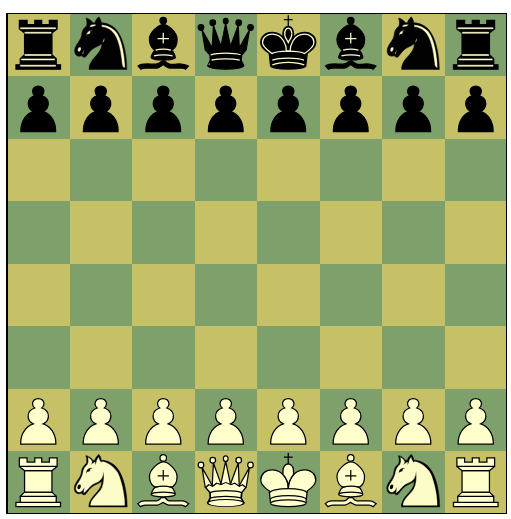
#> input picture endtest/end (1).png, 511 x 519 px, found by its file name; its folder holds 4 pictures in this run
$ python margeJOduo.py
#> lines starting #> are read from the running program, lines starting #| are printed output that depends on the picture; after the words box and inside, x2 and y2 are one past the last pixel; in counts of white or black regions, pixels touching at a corner belong together
import cv2
import numpy as np
from skimage.metrics import structural_similarity as ssim


is_move_Castling = [[0,0,0],[0,0,0]]
turn_count = 1  # 턴을 관리할 변수
board_state = [
    ["BR", "BN", "BB", "BQ", "BK", "BB", "BN", "BR"],  # 백 기물의 첫 번째 줄
    ["BP", "BP", "BP", "BP", "BP", "BP", "BP", "BP"],  # 백 폰의 줄
    [None, None, None, None, None, None, None, None],  # 빈 칸
    [None, None, None, None, None, None, None, None],  # 빈 칸
    [None, None, None, None, None, None, None, None],  # 빈 칸
    [None, None, None, None, None, None, None, None],  # 빈 칸
    ["WP", "WP", "WP", "WP", "WP", "WP", "WP", "WP"],  # 흑 폰의 줄
    ["WR", "WN", "WB", "WQ", "WK", "WB", "WN", "WR"]   # 흑 기물의 첫 번째 줄
]


# 사진을 체스판으로 자르기
def detect_and_crop_chessboard(image_path):
    # 이미지 불러오기
#> called with image_path = 'endtest\\end (1).png'
    image = cv2.imread(image_path)
#> image is the input picture: shape (519, 511, 3); mean B, G, R 108.7, 168.1, 156.4
    if image is None:
        print("이미지를 불러올 수 없습니다. 경로를 확인하세요.")
        return None

    # 이미지를 그레이스케일로 변환
    gray = cv2.cvtColor(image, cv2.COLOR_BGR2GRAY)

    # 블러를 적용해 노이즈 줄이기
    blurred = cv2.GaussianBlur(gray, (5, 5), 0)

    # 에지 검출 (Canny Edge Detection)
    edges = cv2.Canny(blurred, 50, 150)
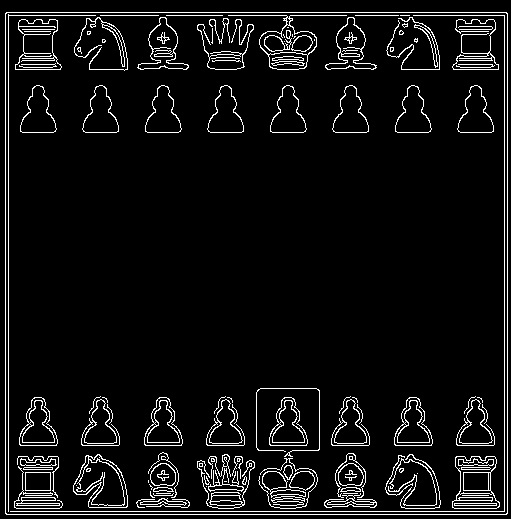
#> edges: shape (519, 511); 6.3% white in thin lines or dots

    # 윤곽선 찾기
    contours, _ = cv2.findContours(edges, cv2.RETR_EXTERNAL, cv2.CHAIN_APPROX_SIMPLE)
#> contours = 1 item

    # 가장 큰 사각형 윤곽선을 찾기 (체스판을 가정)
    max_contour = max(contours, key=cv2.contourArea)
#> max_contour = [[6, 12], [5, 13], [5, 513], [6, 514], [506, 514], [507, 513], [507, 13], [506, 12]]

    # 체스판 윤곽선을 사각형으로 근사화
    epsilon = 0.02 * cv2.arcLength(max_contour, True)
#> epsilon = 40.11
    approx = cv2.approxPolyDP(max_contour, epsilon, True)
#> approx = [[6, 12], [5, 513], [506, 514], [507, 13]]

    if len(approx) == 4:  # 사각형인지 확인
        # 사각형의 네 점을 얻어서 정렬
        pts = approx.reshape(4, 2)
#> pts = [[6, 12], [5, 513], [506, 514], [507, 13]]
        rect = np.zeros((4, 2), dtype="float32")

        # 점을 위쪽 좌우, 아래쪽 좌우 순으로 정렬
        s = pts.sum(axis=1)
#> s = [18, 518, 1020, 520]
        rect[0] = pts[np.argmin(s)]
        rect[2] = pts[np.argmax(s)]

        diff = np.diff(pts, axis=1)
#> diff = [6, 508, 8, -494]
        rect[1] = pts[np.argmin(diff)]
        rect[3] = pts[np.argmax(diff)]

        # 체스판을 정사각형으로 변환 (워핑)
        (tl, tr, br, bl) = rect
        maxWidth = int(max(np.linalg.norm(br - bl), np.linalg.norm(tr - tl)))
        maxHeight = int(max(np.linalg.norm(tr - br), np.linalg.norm(tl - bl)))

        dst = np.array([
            [0, 0],
            [maxWidth - 1, 0],
            [maxWidth - 1, maxHeight - 1],
            [0, maxHeight - 1]], dtype="float32")

        M = cv2.getPerspectiveTransform(rect, dst)
        cropped_chessboard = cv2.warpPerspective(image, M, (maxWidth, maxHeight))
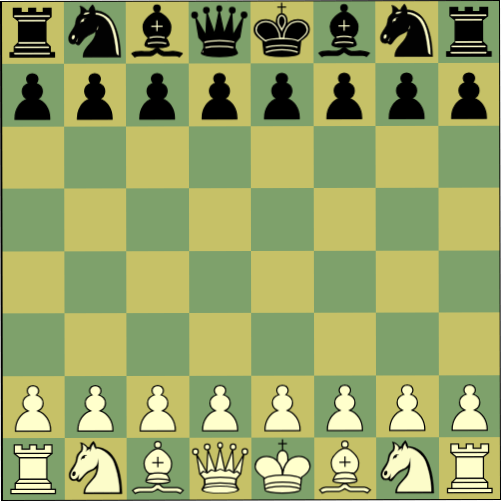
#> cropped_chessboard: shape (501, 501, 3); mean B, G, R 101, 163.6, 151.3
#> call 2 of detect_and_crop_chessboard, with image_path = 'endtest\\end (2).png'
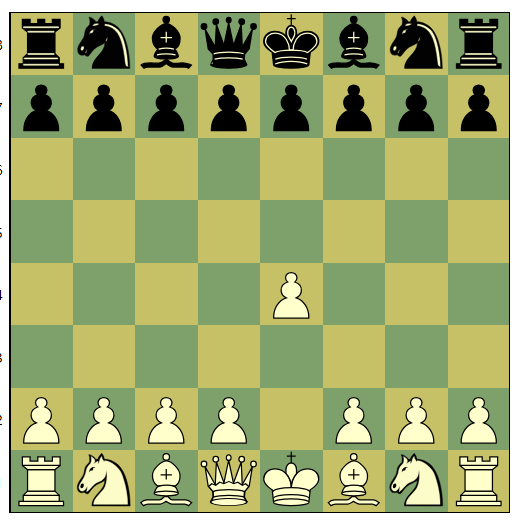
#> input picture endtest/end (2).png, 519 x 520 px, found by its file name
#> in detect_and_crop_chessboard, image is the input picture: shape (520, 519, 3); mean B, G, R 111.2, 169.6, 158.1
#> in detect_and_crop_chessboard (call 2), `blurred = cv2.GaussianBlur(gray, (5, 5), 0)`:
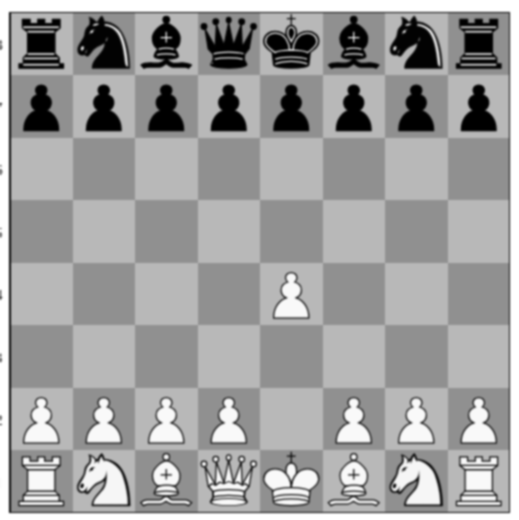
#> blurred: shape (520, 519); min 0, max 255, mean 159.3
#> in detect_and_crop_chessboard (call 2), `edges = cv2.Canny(blurred, 50, 150)`:
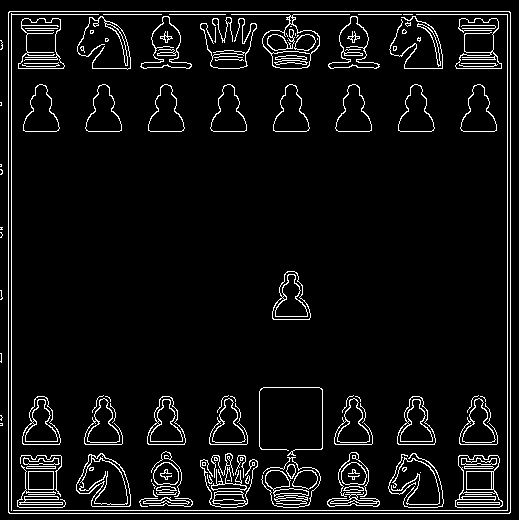
#> edges: shape (520, 519); 6.2% white in thin lines or dots
#> in detect_and_crop_chessboard (call 2), `contours, _ = cv2.findContours(edges, cv2.RETR_EXTERNAL, cv2.CHAIN_APP..`: contours = 11 contours, 10 with area under 20; largest, box (x1, y1, x2, y2) and area: (8, 11, 511, 514) 252002
#> in detect_and_crop_chessboard (call 2), `max_contour = max(contours, key=cv2.contourArea)`: max_contour = [[9, 11], [8, 12], [8, 512], [9, 513], [509, 513], [510, 512], [510, 12], [509, 11]]
#> in detect_and_crop_chessboard (call 2), `approx = cv2.approxPolyDP(max_contour, epsilon, True)`: approx = [[9, 11], [8, 512], [509, 513], [510, 12]]
#> in detect_and_crop_chessboard (call 2), `s = pts.sum(axis=1)`: s = [20, 520, 1022, 522]
#> in detect_and_crop_chessboard (call 2), `diff = np.diff(pts, axis=1)`: diff = [2, 504, 4, -498]

        # 체스판만 잘라낸 이미지 반환
        return cropped_chessboard
    else:
        print("체스판을 인식하지 못했습니다.")
        return None
# 체스판을 8x8로 자르고 리스트로 만들기 ( (i, j) i는 세로축, j는 가로축 / 왼쪽 위부터 0 )
def split_chessboard(image):
    board_size = 8  # 체스판은 8x8
    height, width = image.shape[:2]
    cell_width = width // board_size
    cell_height = height // board_size
    cells = []

    for i in range(board_size):
        row = []
        for j in range(board_size):
            x_start = j * cell_width
            y_start = i * cell_height
            cell = image[y_start:y_start + cell_height, x_start:x_start + cell_width]
            row.append(cell)
        cells.append(row)
#> after the loop, cells = 8 items

    return cells
#
def compare_cells(cell1, cell2):
    # Grayscale로 변환
    cell1_gray = cv2.cvtColor(cell1, cv2.COLOR_BGR2GRAY)
    cell2_gray = cv2.cvtColor(cell2, cv2.COLOR_BGR2GRAY)

    # 구조적 유사도 계산
    score, _ = ssim(cell1_gray, cell2_gray, full=True)
    return score

def detect_moves(initial_image, new_image):

    global board_state  # board_state를 전역 변수로 선언
    global turn_count   # turn_count를 전역 변수로 선언

    initial_board = split_chessboard(initial_image)
#> initial_board = 8 items
    new_board = split_chessboard(new_image)
#> new_board = 8 items
    moves = []

    for i in range(8):
        for j in range(8):
            similarity = compare_cells(initial_board[i][j], new_board[i][j])

            # SSIM이 0.9 이하이면 말의 이동이 있다고 간주
            if similarity < 0.9:
                moves.append((i, j))  # 이동된 위치 저장
#> this loop made 8 passes
#> pass 1, in compare_cells (call 3), `cell1_gray = cv2.cvtColor(cell1, cv2.COLOR_BGR2GRAY)`:
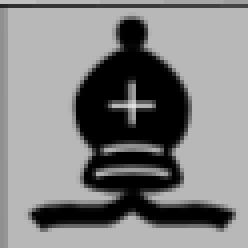
#> cell1_gray: shape (62, 62) (shown 4 times larger); min 0, max 225, mean 130.5
#> pass 1, in compare_cells (call 4), `cell1_gray = cv2.cvtColor(cell1, cv2.COLOR_BGR2GRAY)`:
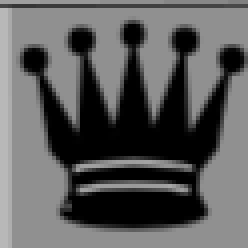
#> cell1_gray: shape (62, 62) (shown 4 times larger); min 0, max 184, mean 92.3
#> after the loop, moves = [(4, 4), (6, 4)]

    # 이동이 발생한 칸을 분석하여 어느 칸에서 어느 칸으로 이동했는지 판단
    if len(moves) == 2:
        Acell, Bcell = moves
#> Acell = (4, 4); Bcell = (6, 4)
        piece_A = board_state[Acell[0]][Acell[1]]
        piece_B = board_state[Bcell[0]][Bcell[1]]
#> piece_B = 'WP'

        if piece_A is not None and piece_B is None:
            if is_valid_move(piece_A, Acell, Bcell) == True:
                if ((piece_A=='WP' and Bcell[0] == 0) or (piece_A=='BP'and Bcell[0] == 7)): #프로모션 조건 확인
                    # A에 기물이 있고 B는 비어 있는 경우
                    perform_promotion(piece_A, Acell, Bcell)

                else:
                    # A에 기물이 있고 B는 비어 있는 경우
                    print(f"{piece_A}가 {Acell}에서 {Bcell}로 이동했습니다.")
                    board_state[Acell[0]][Acell[1]] = None  # A 위치를 빈칸으로
                    board_state[Bcell[0]][Bcell[1]] = piece_A  # B 위치로 이동
            else :
                print(f"규칙오류 : {piece_A}가 {Acell}에서 {Bcell}로 이동할 수 없습니다.")
                turn_count-=1

        elif piece_A is None and piece_B is not None:
            if is_valid_move(piece_B, Bcell, Acell) == True:
                if ((piece_B=='WP' and Acell[0] == 0) or (piece_B=='BP'and Acell[0] == 7)): #프로모션 조건 확인
                    # B에 기물이 있고 A는 비어 있는 경우
                    perform_promotion(piece_B, Bcell, Acell)
                else:
                # B에 기물이 있고 A는 비어 있는 경우
                    print(f"{piece_B}가 {Bcell}에서 {Acell}로 이동했습니다.")
                    board_state[Bcell[0]][Bcell[1]] = None  # B 위치를 빈칸으로
                    board_state[Acell[0]][Acell[1]] = piece_B  # A 위치로 이동
            else :
                print(f"규칙오류 : {piece_B}가 {Bcell}에서 {Acell}로 이동할 수 없습니다.")
                turn_count-=1
        else:
            if turn_count % 2 != 0:
                if board_state[Acell[0]][Acell[1]].startswith('W'):
                    startCell = Acell
                    start_piece = piece_A
                    endCell = Bcell
                    end_piece = piece_B
                else:
                    startCell = Bcell
                    start_piece = piece_B
                    endCell = Acell
                    end_piece = piece_A
            else:
                if board_state[Acell[0]][Acell[1]].startswith('W'):
                    startCell = Bcell
                    start_piece = piece_B
                    endCell = Acell
                    end_piece = piece_A
                else:
                    startCell = Acell
                    start_piece = piece_A
                    endCell = Bcell
                    end_piece = piece_B

            if is_valid_move(start_piece, startCell, endCell) == True:
                # 두 위치 모두 기물이 있는 경우 (기물 잡기 상황)
                if ((start_piece=='WP' and endCell[0] == 0) or (start_piece=='BP'and endCell[0] == 7)): #프로모션 조건 확인
                    perform_promotion(start_piece, startCell, endCell)

                elif end_piece.endswith('K'):       #게임 끝낫는지 확인
                    if turn_count % 2 != 0:  # 홀수 턴이면 백이 흑을 잡음
                        print(f"백의 {start_piece}가 {endCell}에서 흑의 {end_piece}를 잡으며 백이 승리합니다.")
                    else:  # 짝수 턴이면 흑이 백을 잡음
                        print(f"흑의 {start_piece}가 {endCell}에서 백의 {end_piece}를 잡으며 흑이 승리합니다.")
                    board_state[endCell[0]][endCell[1]] = start_piece  # B 위치로 A의 기물 이동
                    board_state[startCell[0]][startCell[1]] = None  # A 위치를 빈칸으로


                else:
                    if turn_count % 2 != 0:  # 홀수 턴이면 백이 흑을 잡음
                        print(f"백의 {start_piece}가 {endCell}에서 흑의 {end_piece}를 잡았습니다.")
                    else:  # 짝수 턴이면 흑이 백을 잡음
                        print(f"흑의 {start_piece}가 {endCell}에서 백의 {end_piece}를 잡았습니다.")
                    board_state[endCell[0]][endCell[1]] = start_piece  # B 위치로 A의 기물 이동
                    board_state[startCell[0]][startCell[1]] = None  # A 위치를 빈칸으로


            else :
                    if turn_count % 2 != 0:  # 홀수 턴이면 백이 흑을 잡음
                        print(f"규칙오류 : 백의 {piece_A}가 {Bcell}에서 흑의 {piece_B}를 잡을 수 없습니다.")
                        turn_count-=1
                    else:  # 짝수 턴이면 흑이 백을 잡음
                        print(f"규칙오류 : 흑의 {piece_A}가 {Bcell}에서 백의 {piece_B}를 잡을 수 없습니다.")
                        turn_count-=1

        # 턴 수 증가
        turn_count += 1

    elif len(moves) == 4:

        white_king_side = {(7, 4), (7, 6), (7, 7), (7, 5)}
        white_queen_side = {(7, 4), (7, 2), (7, 0), (7, 3)}
        black_king_side = {(0, 4), (0, 2), (0, 0), (0, 3)}
        black_queen_side = {(0, 4), (0, 6), (0, 7), (0, 5)}

        move_set = set(moves)
        if move_set == white_king_side or move_set == black_king_side:
            print("킹 사이드 캐슬링이 감지되었습니다.")
            perform_castling("king", move_set)
            return
        elif move_set == white_queen_side or move_set == black_queen_side:
            print("퀸 사이드 캐슬링이 감지되었습니다.")
            perform_castling("queen", move_set)
            return

    elif len(moves) == 3:
        for i in range(3):
            for j in range(i + 1, 3):
                pos1, pos2 = moves[i], moves[j]
                diffX = pos1[0] - pos2[0]
                diffY = pos1[1] - pos2[1]
                # 대각선 관계 확인
                if abs(diffX) == 1 and abs(diffY) == 1:
                    # 대각선 관계가 있는 경우 나머지 좌표를 target으로 설정
                    target = moves[3 - i - j]  # 남은 하나의 인덱스
                    if turn_count % 2 != 0:
                        if (diffX == -1 and diffY == 1):
                            En_type = 'angLW'
                        elif (diffX == -1 and diffY == -1):
                            En_type = 'angRW'
                    else:
                        if (diffX == -1 and diffY == 1):
                            En_type = 'angRB'
                        elif (diffX == -1 and diffY == -1):
                            En_type = 'angLB'

        perform_En_passant(En_type, target)

    else:
        print("이동을 감지하지 못했습니다. 또는 복수의 이동이 감지되었습니다.")

# [135 lines left out: functions perform_castling, perform_En_passant, perform_promotion, not called in this run]

def is_valid_move(piece, start, end):
    """
    체스 기물의 이동 규칙을 검사합니다. 캐슬링 조건 포함.
    :param piece: 이동하는 기물 (예: 'WP', 'BP', 'WR', 등)
    :param start: 시작 위치 (행, 열)
    :param end: 도착 위치 (행, 열)
    :return: 이동이 규칙에 맞는지 여부 (True / False)
    """
#> called with piece = 'WP', start = (6, 4), end = (4, 4)
    global is_move_Castling

    start_row, start_col = start
#> start_row = 6; start_col = 4
    end_row, end_col = end
#> end_row = 4; end_col = 4

    # 이동 차이 계산
    row_diff = end_row - start_row
#> row_diff = -2
    col_diff = end_col - start_col
#> col_diff = 0

    # 백 기물 (대문자로 시작)
    if piece.startswith('W'):
        # 폰
        if piece == 'WP':
            if start_row == 6:  # 초기 위치에서
                return ((row_diff == -2 and col_diff == 0 and board_state[end_row][end_col] is None) or
                        (row_diff == -1 and col_diff == 0 and board_state[end_row][end_col] is None) or
                        (row_diff == -1 and abs(col_diff) == 1 and board_state[end_row][end_col] is not None))
            else:  # 일반 이동
                return ((row_diff == -1 and col_diff == 0 and board_state[end_row][end_col] is None) or
                        (row_diff == -1 and abs(col_diff) == 1 and board_state[end_row][end_col] is not None) or
                        (row_diff == -1 and abs(col_diff) == 1 and board_state[end_row+1][end_col] is not None)) #앙파상 판별

        # 룩
        elif piece == 'WR':
            if start[0]==0 and start[1]==0:
                is_move_Castling[0][0]+=1
            if start[0]==0 and start[1]==7:
                is_move_Castling[0][2]+=1
            return (row_diff == 0 and col_diff != 0) or (row_diff != 0 and col_diff == 0)
        # 나이트
        elif piece == 'WN':
            return abs(row_diff) == 2 and abs(col_diff) == 1 or abs(row_diff) == 1 and abs(col_diff) == 2
        # 비숍
        elif piece == 'WB':
            return abs(row_diff) == abs(col_diff)
        # 퀸
        elif piece == 'WQ':
            return abs(row_diff) == abs(col_diff) or row_diff == 0 or col_diff == 0
        # 킹
        elif piece == 'WK':
            # 캐슬링 체크 추가
            if row_diff == 0 and abs(col_diff) == 2:
                # 킹사이드 캐슬링
                if col_diff == 2:
                    return (is_move_Castling[0][1] == 0 and  # 킹이 움직이지 않음
                            is_move_Castling[0][2] == 0 and  # 오른쪽 룩이 움직이지 않음
                            board_state[start_row][7] == 'WR' and  # 룩이 제자리에 있음
                            board_state[start_row][5] is None and
                            board_state[start_row][6] is None)
                # 퀸사이드 캐슬링
                elif col_diff == -2:
                    return (is_move_Castling[0][1] == 0 and  # 킹이 움직이지 않음
                            is_move_Castling[0][0] == 0 and  # 왼쪽 룩이 움직이지 않음
                            board_state[start_row][0] == 'WR' and  # 룩이 제자리에 있음
                            board_state[start_row][1] is None and
                            board_state[start_row][2] is None and
                            board_state[start_row][3] is None)
            # 일반 킹 이동
            is_move_Castling[0][1]+=1
            return abs(row_diff) <= 1 and abs(col_diff) <= 1

    # 흑 기물 (소문자로 시작)
    elif piece.startswith('B'):
        # 폰
        if piece == 'BP':
            if start_row == 1:  # 초기 위치에서
                return ((row_diff == 2 and col_diff == 0 and board_state[end_row][end_col] is None) or
                        (row_diff == 1 and col_diff == 0 and board_state[end_row][end_col] is None) or
                        (row_diff == 1 and abs(col_diff) == 1 and board_state[end_row][end_col] is not None))
            else:  # 일반 이동
                return ((row_diff == 1 and col_diff == 0 and board_state[end_row][end_col] is None) or
                        (row_diff == 1 and abs(col_diff) == 1 and board_state[end_row][end_col] is not None) or
                        (row_diff == 1 and abs(col_diff) == 1 and board_state[end_row-1][end_col] is not None)) #마지막줄 - 앙파상 판별
        # 룩
        elif piece == 'BR':
            if start[0]==7 and start[1]==0:
                is_move_Castling[1][0]+=1
            if start[0]==7 and start[1]==7:
                is_move_Castling[1][2]+=1
            return (row_diff == 0 and col_diff != 0) or (row_diff != 0 and col_diff == 0)
        # 나이트
        elif piece == 'BN':
            return abs(row_diff) == 2 and abs(col_diff) == 1 or abs(row_diff) == 1 and abs(col_diff) == 2
        # 비숍
        elif piece == 'BB':
            return abs(row_diff) == abs(col_diff)
        # 퀸
        elif piece == 'BQ':
            return abs(row_diff) == abs(col_diff) or row_diff == 0 or col_diff == 0
        # 킹
        elif piece == 'BK':
            # 캐슬링 체크 추가
            if row_diff == 0 and abs(col_diff) == 2:
                # 킹사이드 캐슬링
                if col_diff == 2:
                    return (is_move_Castling[1][1] == 0 and  # 킹이 움직이지 않음
                            is_move_Castling[1][2] == 0 and  # 오른쪽 룩이 움직이지 않음
                            board_state[start_row][7] == 'BR' and  # 룩이 제자리에 있음
                            board_state[start_row][5] is None and
                            board_state[start_row][6] is None)
                # 퀸사이드 캐슬링
                elif col_diff == -2:
                    return (is_move_Castling[1][1] == 0 and  # 킹이 움직이지 않음
                            is_move_Castling[1][0] == 0 and  # 왼쪽 룩이 움직이지 않음
                            board_state[start_row][0] == 'BR' and  # 룩이 제자리에 있음
                            board_state[start_row][1] is None and
                            board_state[start_row][2] is None and
                            board_state[start_row][3] is None)
            # 일반 킹 이동
            is_move_Castling[1][1]+=1
            return abs(row_diff) <= 1 and abs(col_diff) <= 1

    # 정의되지 않은 기물인 경우
    return False


for i in range(1, 9):
    imageA = f'endtest\\end ({i}).png'  # 업로드한 체스판 이미지 경로 사용
    imageA = detect_and_crop_chessboard(imageA)
    imageB = f'endtest\\end ({i+1}).png'          # 두 번째 체스판 이미지 경로
    imageB = detect_and_crop_chessboard(imageB)
    detect_moves(imageA, imageB)
#| WP가 (6, 4)에서 (4, 4)로 이동했습니다.
#> (the run stopped early here; a loop or call above may not have finished)
